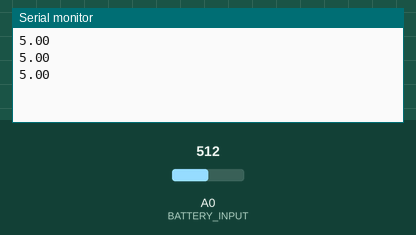
Simulated run of this sketch. Board: Arduino Uno, built with avr-gcc and run on an emulated ATmega328P. Parts: the last lines printed to the serial monitor. Inputs (shaded band) come from the test bench; at power-on: A0 (BATTERY_INPUT) = 512.

Above: at 1.3 s.
1.4 s: A0 (BATTERY_INPUT) set to 716
At 1.9 s:
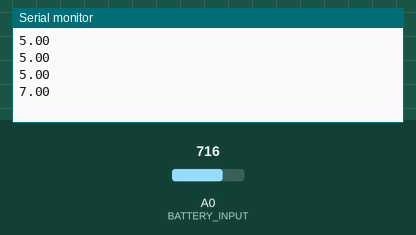
2.9 s: A0 (BATTERY_INPUT) set to 900
At 3.4 s:
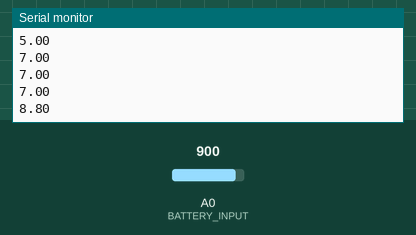
Timing chart, 0 to 5.9 s (numbered marks = the images above; inputs shaded):
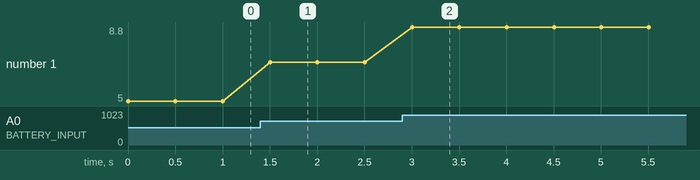

Measured:
- after the input at 1.4 s, the serial monitor: prints a new line after 0.10 s (image 1)
- after the input at 2.9 s, the serial monitor: prints a new line after 0.10 s (image 2)
- plotted number 1: 5 → 7 after the input at 1.4 s, 7 → 8.8 after the input at 2.9 s

The sketch:

battery_voltage_level.ino
```cpp
#define BATTERY_INPUT A0

void setup() {
Serial.begin(115200);
}

void loop() {
printVolts();
delay(500);
}

void printVolts()
{
  int sensorValue = analogRead(BATTERY_INPUT); //read the A0 pin value
  float voltage = sensorValue * (5.00 / 1023.00) * 2; //convert the value to a true voltage.
  Serial.println(voltage);
}
```
